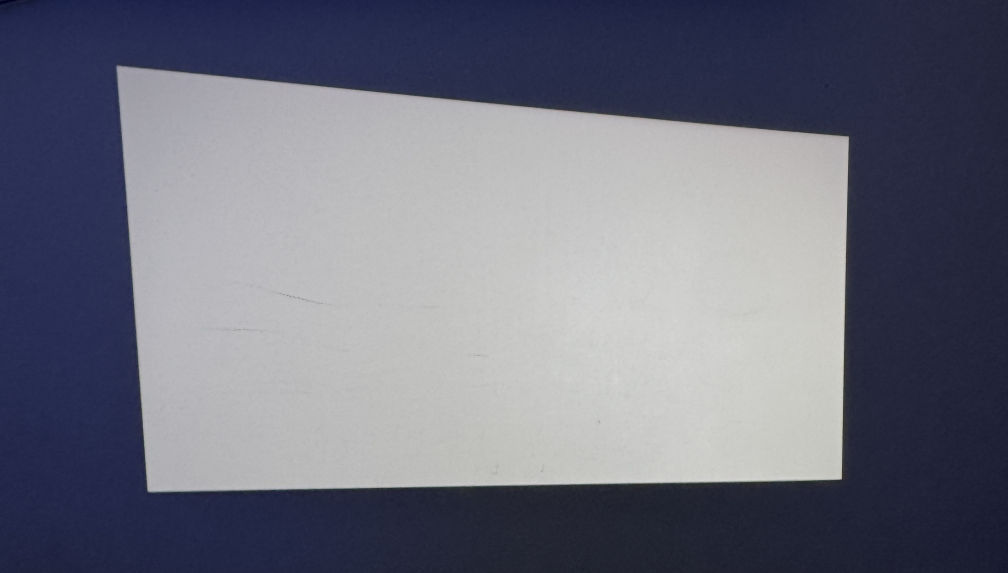
//> input picture Backend_Extras-Miller/new_white_img.jpg, 3024 x 1719 px (shown at 1/3 size)
$ ./White_auto   (built with g++ and OpenCV 4)
//> lines starting //> are read from the running program, lines starting //| are printed output that depends on the picture; after the words box and inside, x2 and y2 are one past the last pixel; in counts of white or black regions, pixels touching at a corner belong together
#include <opencv2/opencv.hpp>
using namespace cv;

// ORDER 4 POINTS (TL, TR, BR, BL) with OpenCV Point2f class
std::vector<Point2f> orderPoints(const std::vector<Point2f>& pts) {
    std::vector<Point2f> ordered(4);

    // compute sums and diffs (lambda functions)
    auto sum  = [](Point2f p){ return p.x + p.y; }; // (x + y)
    auto diff = [](Point2f p){ return p.y - p.x; }; // (y - x)

    /*
    General logic:

    TL = smallest sum  (x + y)
    TR = smallest diff (y - x)
    BR = largest sum   (x + y)
    BL = largest diff  (y - x)

    */

// Example:
 /*.
         (349, 199) ------------------------ (2545, 409)
             |                                  |
             |                                  |
             |                                  |
        (444, 1475) ------------------------- (2525, 1437)
*/

    // First Identify TL & BR corners:
    int tl = 0, br = 0;
    for (int i = 1; i < 4; i++) {
        if (sum(pts[i]) < sum(pts[tl])) tl = i;
        if (sum(pts[i]) > sum(pts[br])) br = i;
    }

    // Elminiate TL and BR and find the remaining TR and BL:
    std::vector<int> remain;
    for (int i = 0; i < 4; i++)
        if (i != tl && i != br) remain.push_back(i);

    // Distinguish TR vs BL using (y - x) --- point with smaller (y - x) is TR
    int tr = diff(pts[remain[0]]) < diff(pts[remain[1]]) ? remain[0] : remain[1];
    int bl = tr == remain[0] ? remain[1] : remain[0];

    // Return ordered points:
    ordered[0] = pts[tl]; // getPerspectiveTransform expects this order
    ordered[1] = pts[tr];
    ordered[2] = pts[br];
    ordered[3] = pts[bl];

    return ordered;
}


int main() {

    Mat img = imread("new_white_img.jpg");
//> img is the input picture: 1719 rows x 3024 cols, CV_8UC3; mean B, G, R 126, 111.9, 110
    if (img.empty()) {
        std::cout << "FAILED TO LOAD new_white_img.jpg\n";
        return -1;
    }

    // STEP 1 — Grayscale (Removes color completely and keeps only brightness)
    Mat gray;
    cvtColor(img, gray, COLOR_BGR2GRAY);
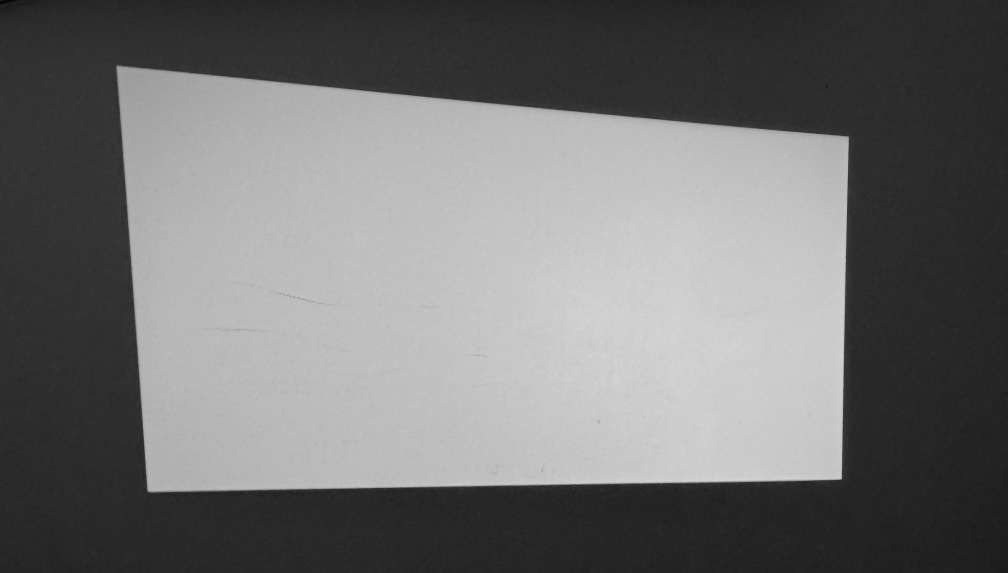
//> gray: 1719 rows x 3024 cols, CV_8UC1 (shown at 1/3 size); min 3, max 218, mean 113

    // STEP 2 — Adaptive threshold (bright regions)
    Mat thresh;
    adaptiveThreshold(gray, thresh, 255,
                      ADAPTIVE_THRESH_GAUSSIAN_C,
                      THRESH_BINARY,
                      75, -10);
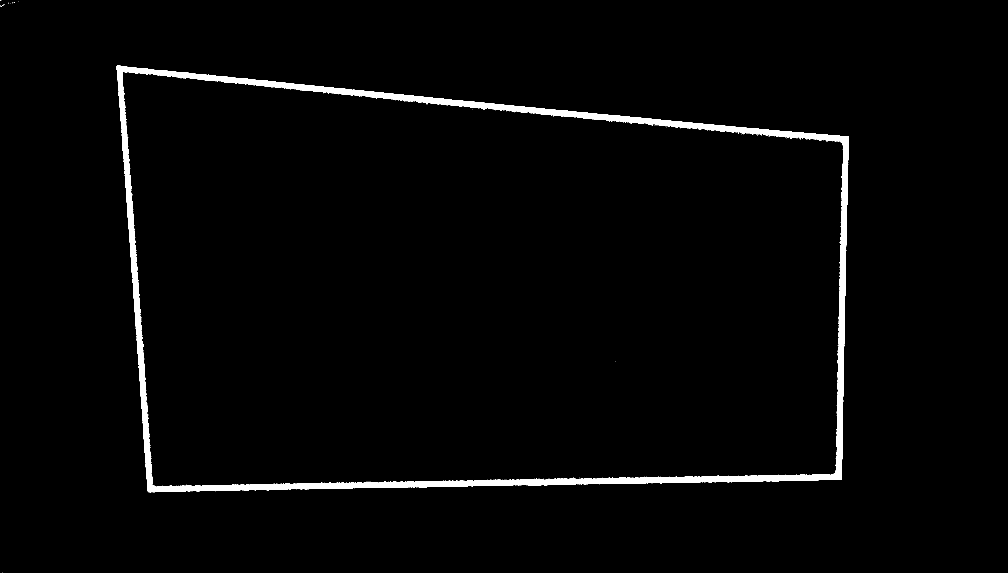
//> thresh: 1719 rows x 3024 cols, CV_8UC1 (shown at 1/3 size); 2.1% white; 47 white regions (46 under 20 px), largest, box (x1, y1, x2, y2) and area: (349, 196, 2547, 1477) 109211

    // STEP 3 — Low variance mask (uniform areas). Finds the smooth/constant brightness:
    Mat blurImg;
    GaussianBlur(gray, blurImg, Size(51, 51), 0); // Removes noise and imperfections by replacing it with the average 51x51 neighborhood around it


    // Isolate the smooth, uniform screen region:
    Mat diff;
    absdiff(gray, blurImg, diff); // Compute the absolute difference between the gray and blur (positive value)
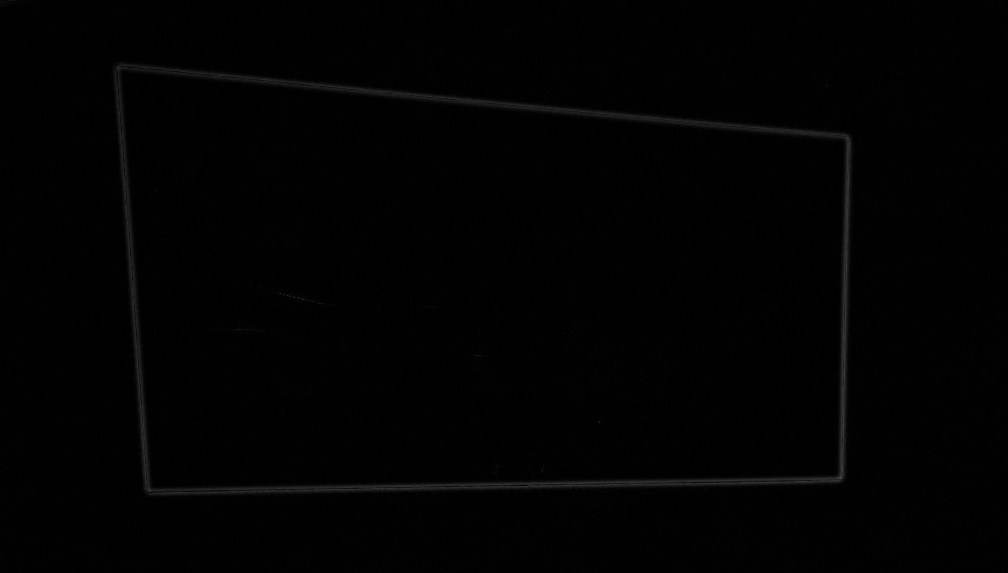
//> diff: 1719 rows x 3024 cols, CV_8UC1 (shown at 1/3 size); min 0, max 85, mean 1.9
    threshold(diff, diff, 20, 255, THRESH_BINARY_INV); // Within Threshold of 20 if < 20 --> White ELSE: BLACK
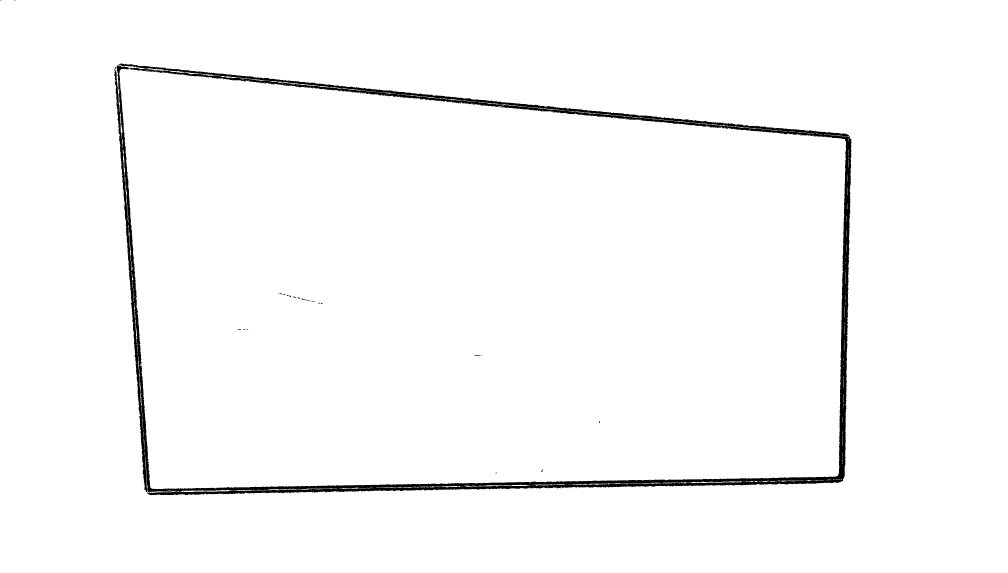
//> diff: 1719 rows x 3024 cols, CV_8UC1 (shown at 1/3 size); 98.1% white; 68 black regions (65 under 20 px), largest, box (x1, y1, x2, y2) and area: (342, 191, 2554, 1486) 100399, (905, 895, 930, 903) 46, (1423, 1064, 1440, 1067) 29

    // Combine brightness + uniformity mask
    Mat combined;
    bitwise_and(thresh, diff, combined);
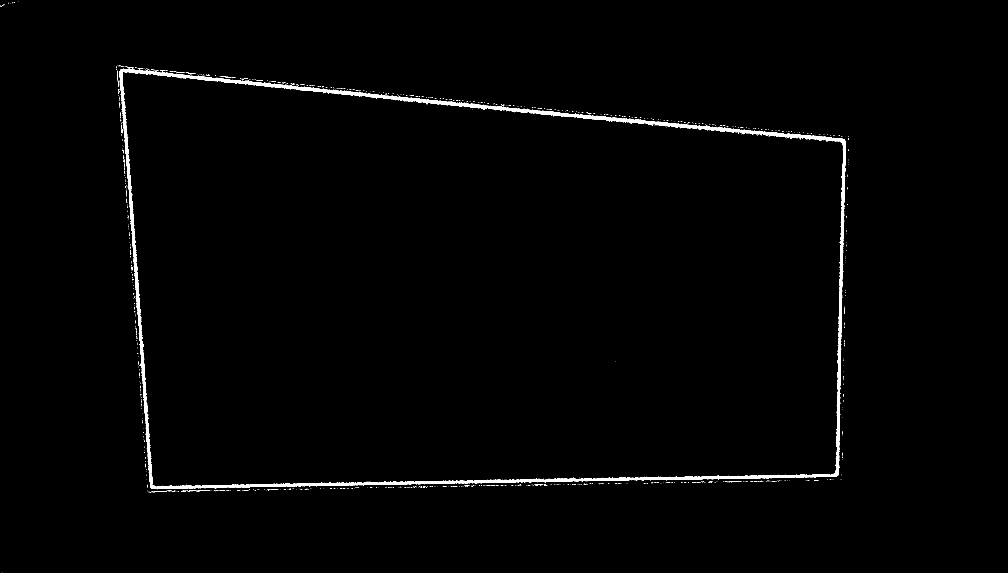
//> combined: 1719 rows x 3024 cols, CV_8UC1 (shown at 1/3 size); 1.1% white; 779 white regions (753 under 20 px), largest, box (x1, y1, x2, y2) and area: (357, 206, 2538, 1468) 54407, (589, 1471, 630, 1474) 54, (466, 1473, 501, 1476) 52

    // STEP 4 — Morph close (Makes it a solid filled in white shape)
    Mat kernel = getStructuringElement(MORPH_RECT, Size(25, 25));
    morphologyEx(combined, combined, MORPH_CLOSE, kernel); // Smooth the inside of the mask by filling in the holes
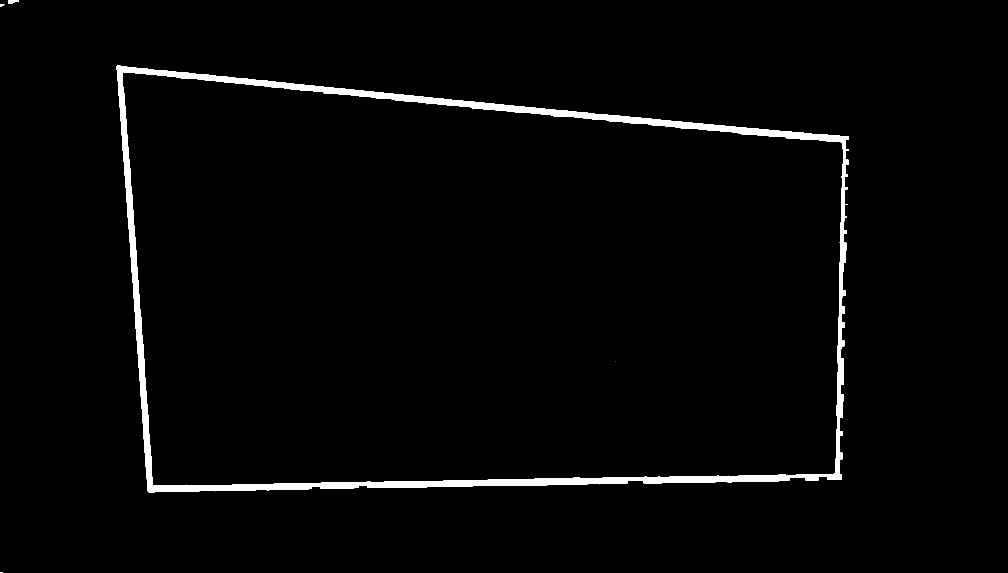
//> combined: 1719 rows x 3024 cols, CV_8UC1 (shown at 1/3 size); 2.1% white; 5 white regions (1 under 20 px)

    // STEP 5 — Find contours (the outline around the shape)
    std::vector<std::vector<Point>> contours;
    findContours(combined, contours, RETR_EXTERNAL, CHAIN_APPROX_SIMPLE);
//> contours = 4 contours, 1 with area under 20; largest, box (x1, y1, x2, y2) and area: (349, 196, 2547, 1477) 2448374, (24, 0, 57, 11) 219, (0, 13, 13, 21) 52

    double maxArea = 0;
    std::vector<Point> bestQuad;

    for (auto &c : contours) {
        double perimeter = arcLength(c, true);
        std::vector<Point> approx;
        approxPolyDP(c, approx, 0.02 * perimeter, true); // Keeps the corners (derivations from the straight line segments)
        // Big geometric changes (segment to corner to segment) are kept. Small changes like edge noises are removed.

        if (approx.size() == 4) {
            double area = contourArea(approx);
            if (area > maxArea) {
                maxArea = area;
                bestQuad = approx;
            }
        }
    }
//> this loop made 4 passes
//> (perimeter, area, maxArea) on pass 2: (7100.9, 2460327, 2460327)
//> perimeter on passes 3 to 4: 36.83, 81.66
//> after the loop, maxArea = 2460327

    if (bestQuad.empty()) {
        std::cout << "No screen detected.\n";
        return -1;
    }

    // Convert to float points (from Point to Point2f) for warpPerspective
    std::vector<Point2f> pts;
    for (auto &p : bestQuad)
        pts.push_back(Point2f(p.x, p.y));
//> this loop made 4 passes
//> p on passes 1 to 4: Point(349, 199), Point(444, 1475), Point(2525, 1437), Point(2545, 409)

    // ORDER POINTS: TL, TR, BR, BL
    std::vector<Point2f> ordered = orderPoints(pts);
//> after the loop in orderPoints, `for (int i = 1; i < 4; i++)`: tl = 0; br = 2
//> in orderPoints, `int tr = diff(pts[remain[0]]) < diff(pts[remain[1]]) ? remain[0] : rem..`: tr = 3
//> in orderPoints, `int bl = tr == remain[0] ? remain[1] : remain[0];`: bl = 1
//> in orderPoints, `ordered[0] = pts[tl];`: ordered = 4 Points (x, y): [349, 199], [0, 0], [0, 0], [0, 0]
//> in orderPoints, `ordered[1] = pts[tr];`: ordered = 4 Points (x, y): [349, 199], [2545, 409], [0, 0], [0, 0]
//> in orderPoints, `ordered[2] = pts[br];`: ordered = 4 Points (x, y): [349, 199], [2545, 409], [2525, 1437], [0, 0]
//> in orderPoints, `ordered[3] = pts[bl];`: ordered = 4 Points (x, y): [349, 199], [2545, 409], [2525, 1437], [444, 1475]

    // Print ordered corners:
    std::cout << "\n===== DETECTED CORNER COORDINATES =====\n";
    std::cout << "TL: (" << ordered[0].x << ", " << ordered[0].y << ")\n";
//| TL: (349, 199)
    std::cout << "TR: (" << ordered[1].x << ", " << ordered[1].y << ")\n";
//| TR: (2545, 409)
    std::cout << "BR: (" << ordered[2].x << ", " << ordered[2].y << ")\n";
//| BR: (2525, 1437)
    std::cout << "BL: (" << ordered[3].x << ", " << ordered[3].y << ")\n";
//| BL: (444, 1475)
    std::cout << "========================================\n\n";

    // STEP 6 — Draw detected corners
    Mat debug = img.clone();
    for (auto &p : ordered)
        circle(debug, p, 20, Scalar(0, 0, 255), -1);
//> this loop made 4 passes

    imshow("Detected Corners", debug);
    waitKey(0);

    // STEP 7 — Warp to 1920×1080
    std::vector<Point2f> dstPts = {
        Point2f(0, 0), Point2f(1919, 0),
        Point2f(1919, 1079), Point2f(0, 1079)
    };

    Mat H = getPerspectiveTransform(ordered, dstPts);
//> H = [[0.683, -0.0508, -228.1], [-0.0743, 0.776, -128.6], [-8.26e-05, -3.5e-05, 1]]
    Mat warped;
    warpPerspective(img, warped, H, Size(1920, 1080));
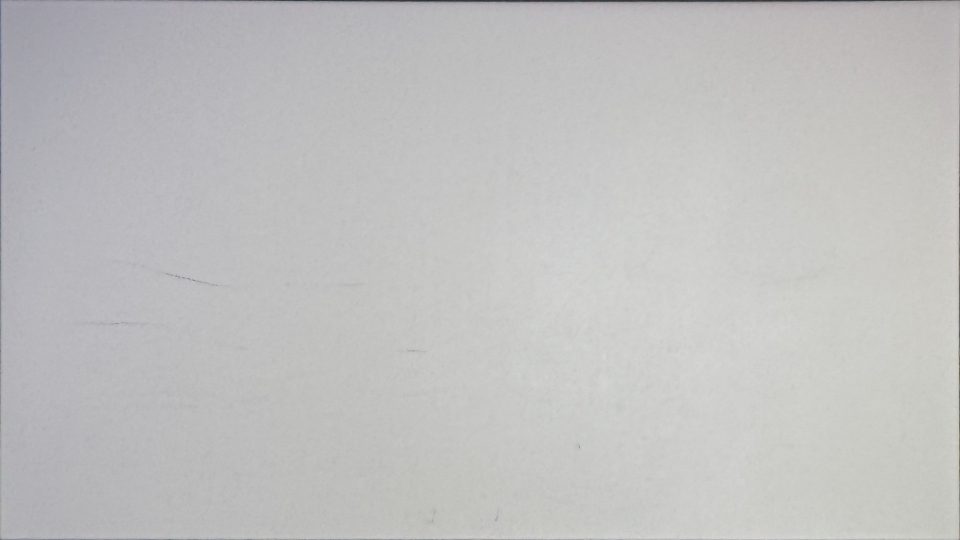
//> warped: 1080 rows x 1920 cols, CV_8UC3 (shown at 1/2 size); mean B, G, R 191.9, 192.3, 192.5

    imshow("Warped 1920x1080", warped);
    waitKey(0);

    return 0;
}


// Compile: g++ -std=c++17 white_auto.cpp -o white_auto `pkg-config --cflags --libs opencv4`
// Run: ./white_auto
